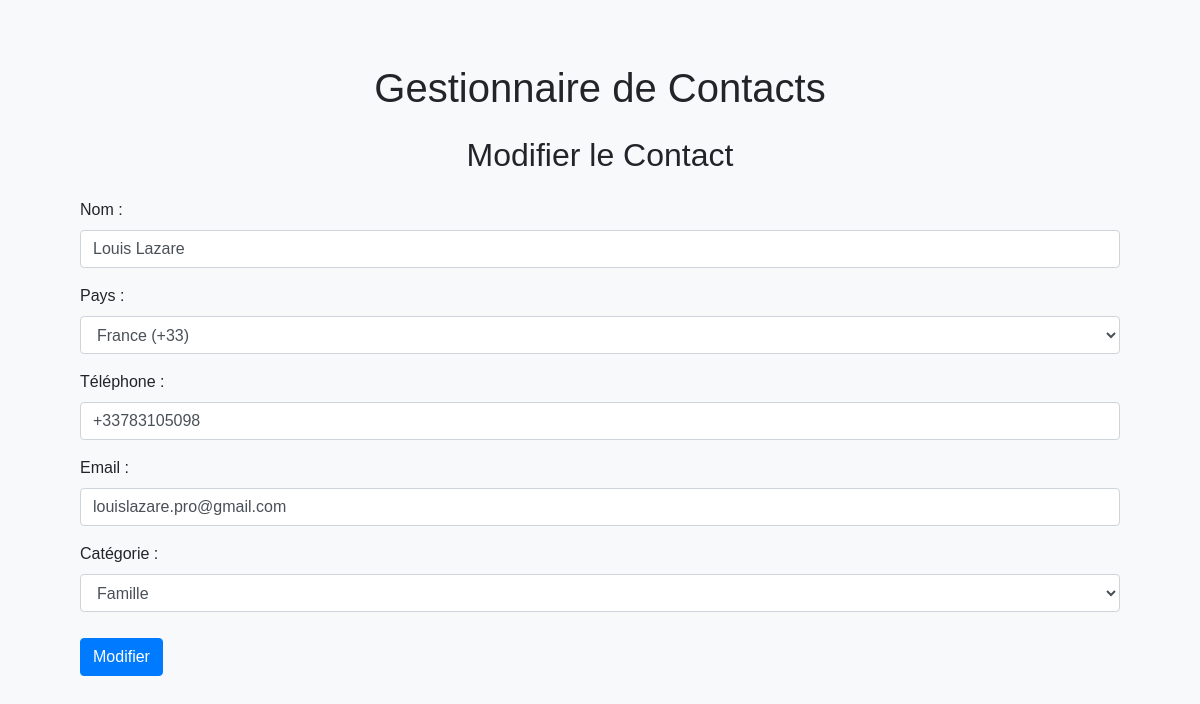
/edit/6, run on the app's committed database.
### tables this page shows
CREATE TABLE contacts (
    id INTEGER PRIMARY KEY AUTOINCREMENT,
    name TEXT NOT NULL,
    phone TEXT,
    email TEXT
, category TEXT);

### app.py (the view, shortened to what this page needs)
@app.route('/edit/<int:id>', methods=('GET', 'POST'))
def edit_contact(id):
    with get_db_connection() as conn:
        contact = conn.execute('SELECT * FROM contacts WHERE id = ?', (id,)).fetchone()
    return render_template('edit_contact.html', contact=contact)

### app.py (called while the page is built)
@contextmanager
def get_db_connection():
    conn = sqlite3.connect(DATABASE, timeout=10)
    conn.row_factory = sqlite3.Row
    try:
        yield conn
    finally:
        conn.close()

def get_length(value):
    return len(value)

### templates/edit_contact.html (shortened to what this page needs)
{% extends "layout.html" %}
{% block content %}
<h2 class="my-4">Modifier le Contact</h2>
<form action="{{ url_for('edit_contact', id=contact.id) }}" method="post" onsubmit="return validatePhoneNumber();">
    <div class="form-group">
        <label for="name">Nom :</label>
        <input type="text" class="form-control" id="name" name="name" value="{{ contact['name'] }}" required>
    </div>
    <div class="form-group">
        <label for="country">Pays :</label>
        <select class="form-control" id="country" name="country" required>
            <option value="+33" {% if contact['phone'].startswith('+33') %}selected{% endif %}>France (+33)</option>
        </select>
    </div>
    <div class="form-group">
        <label for="phone">Téléphone :</label>
        <input type="text" class="form-control" id="phone" name="phone" value="{{ contact['phone'][get_length(contact['country']):] }}" required>
    </div>
    <div class="form-group">
        <label for="email">Email :</label>
        <input type="email" class="form-control" id="email" name="email" value="{{ contact['email'] }}">
    </div>
    <div class="form-group">
        <label for="category">Catégorie :</label>
        <select class="form-control" id="category" name="category">
            <option value="Famille" {% if contact['category'] == 'Famille' %}selected{% endif %}>Famille</option>
        </select>
    </div>
    <button type="submit" class="btn btn-primary">Modifier</button>
</form>
{% endblock %}

### static/styles.css (style rules this page uses)
body { font-family: Arial, sans-serif; background-color: #f8f9fa; margin: 0; padding: 0; }
h1, h2 { text-align: center; margin-bottom: 20px; }
.btn-primary, .btn-danger { margin-top: 10px; }

### data on the page
contacts: name "Louis Lazare", country "France (+33)", phone "+33783105098", email "louislazare.pro@gmail.com", category "Famille"
